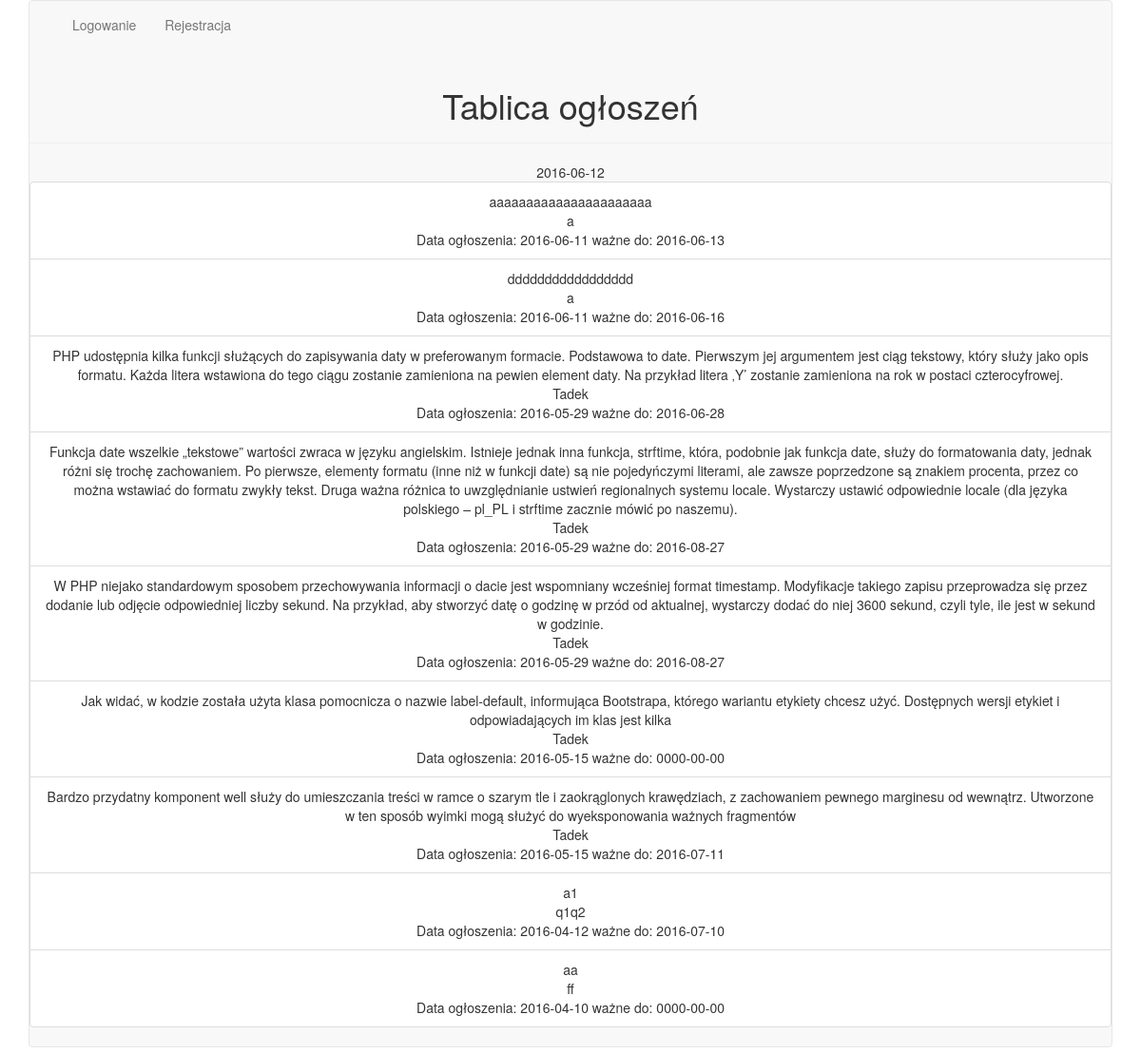
Before: / with the older database file.
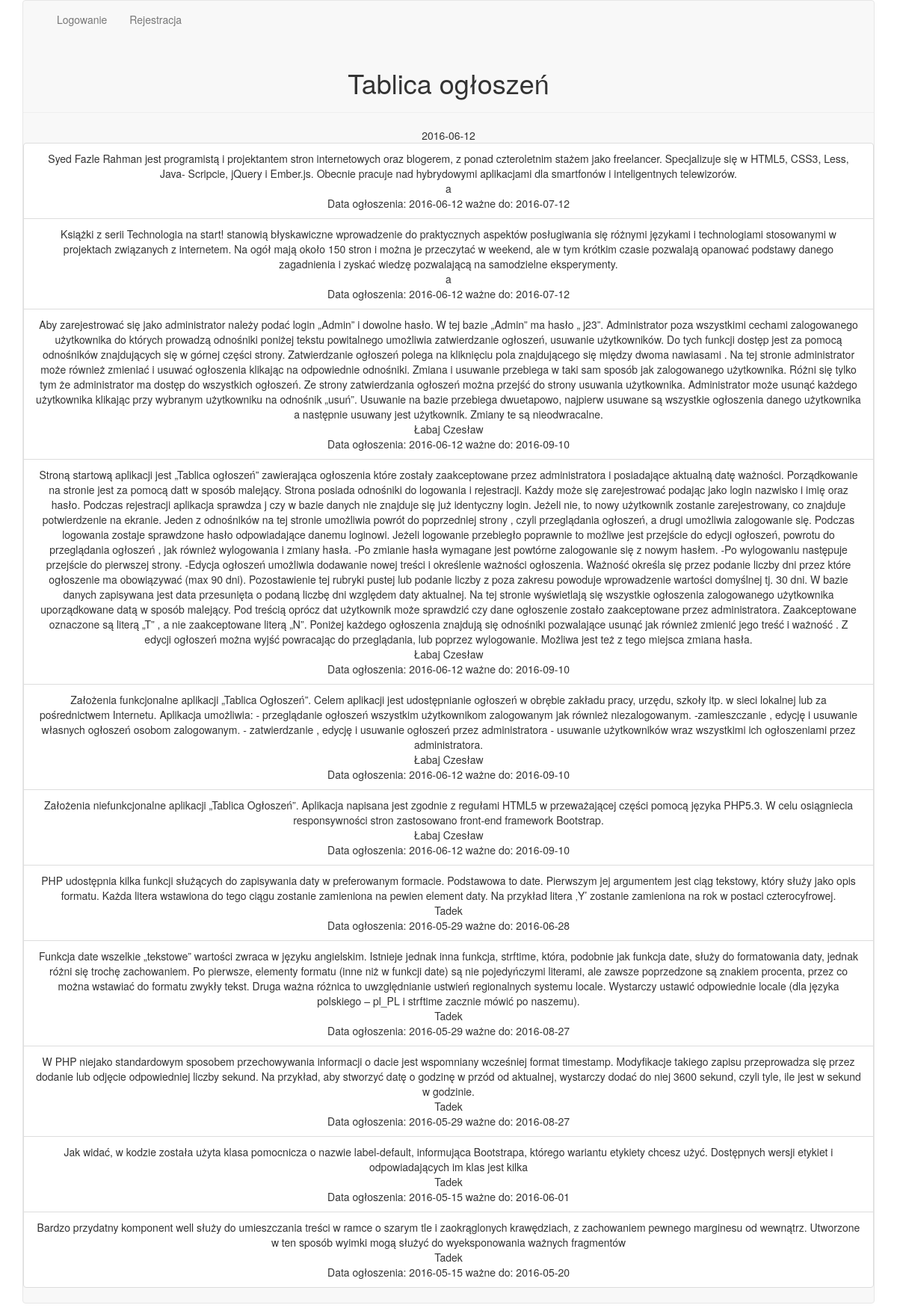
After: the same page with the newer database file.
### tables this page shows
CREATE TABLE IF NOT EXISTS `ogloszenia` (
  `id_o` int(255) unsigned NOT NULL,
  `Id_u` int(255) unsigned NOT NULL,
  `tresc` varchar(2550) NOT NULL,
  `data` date DEFAULT NULL,
  `waznosc` date DEFAULT NULL,
  `widocznosc` char(1) DEFAULT 'N'
);

CREATE TABLE IF NOT EXISTS `uzytkownik` (
  `id_u` int(255) unsigned NOT NULL,
  `login` varchar(20) NOT NULL,
  `haslo` varchar(22) NOT NULL
);

### index.php (the view, shortened to what this page needs)
<!doctype html>
<html>
<head>
<link rel="stylesheet" type="text/css" href="css/bootstrap.css">
</head>
<body>
   <div class="container">
       <div class="row">
<div class="col-md-12 text-center">
<?php
  require_once('./Przegladanie.php');
   $prz = new Przegladanie('ogloszenia','j23','ogloszenia','localhost');
  echo ($prz->link());
  ?>
<div class="page-header">
<h1>Tablica ogłoszeń</h1>
</div>
        <?php
 require_once('./Przegladanie.php');
 $dzis= date("Y-m-d");
 echo $dzis;
 $prz = new Przegladanie('ogloszenia','j23','ogloszenia','localhost');
 $l = $prz->lista();
 echo('<ul class="list-group">');
 foreach($l as $item){
 echo('<li class="list-group-item">'.$item['tresc'].'</br>'.$item['login'].'</br>'."Data ogłoszenia: ".$item['data']."  ważne do: ".$item['waznosc'].' </li>');
}
echo('</ul>'
      );
?>
 </div>
</div>
</div>
</body>
  </html>

### Przegladanie.php (shortened to what this page needs)
<?php
class Przegladanie {
	function __construct($dbuser,$dbpass,$dbname,$dbhost){
		$this->handle = mysql_connect($dbhost,$dbuser,$dbpass) or die('zle dane do bazy');
	}
	function lista(){
            $dzis= date("Y-m-d");
		$ret = array();
		$q = mysql_query("select o.id_o, o.tresc , o.data , o.waznosc , o.widocznosc , u.login from ogloszenia o,  uzytkownik u where o.id_u = u.id_u and o.widocznosc = 'T' and o.waznosc >= $dzis order by data desc;");
		while ($txt = mysql_fetch_assoc($q)){
			$ret[] = $txt;
		}
		return $ret;
	}
 function link(){
    if (isset($_SESSION["id_u"])) {
            if ($_SESSION["id_u"] <> null) {
 return '<div class="navbar navbar-default">
<div class="container-fluid">
<div class="navbar-header">
<button type="button" class="navbar-toggle" data-toggle="collapse" data-target="#mynavbar-content">
<span class="icon-bar"></span>
</button>
<div class="collapse navbar-collapse" id="mynavbar-content">
<ul class="nav navbar-nav">
<li ><a href="indexOgloszeniaWlasne.php"> Edycja ogłoszeń </a></li>
<li><a href="Wyloguj.php"> Wyloguj </a></li>
</ul>
</div>
</div>
</div> <h4> Zalogowany <span class="label label-default">'.$_SESSION["login"] . '</span></h4>';
            }
        }
        else return '<div class="navbar navbar-default">
<div class="container-fluid">
<div class="navbar-header">
<button type="button" class="navbar-toggle" data-toggle="collapse" data-target="#mynavbar-content">
<span class="icon-bar"></span>
</button>
<div class="collapse navbar-collapse" id="mynavbar-content">
<ul class="nav navbar-nav">
<li ><a href="indexLog.php"> Logowanie </a></li>
<li><a href="indexRejestr.php"> Rejestracja </a></li>
</ul>
</div>
</div>
</div>';
        }
}
?>

Changed rows visible on the page:
removed ogloszenia: tresc "aaaaaaaaaaaaaaaaaaaaaa", Id_u.login "a", data "2016-06-11", waznosc "2016-06-13"
removed ogloszenia: tresc "ddddddddddddddddd", Id_u.login "a", data "2016-06-11", waznosc "2016-06-16"
removed ogloszenia: tresc "a1", Id_u.login "q1q2", data "2016-04-12", waznosc "2016-07-10"
removed ogloszenia: tresc "aa", Id_u.login "ff", data "2016-04-10", waznosc "0000-00-00"
added ogloszenia: tresc "Syed Fazle Rahman jest programistą i projektantem stron internetowych oraz blogerem, z ponad czteroletnim stażem jako freelancer. Specjalizuje się w HTML5, CSS3, Less, Java- Scripcie, jQuery i Ember.js. Obecnie pracuje nad hybrydowymi aplikacjami dla smartfonów i inteligentnych telewizorów.", Id_u.login "a", data "2016-06-12", waznosc "2016-07-12"
added ogloszenia: tresc "Książki z serii Technologia na start! stanowią błyskawiczne wprowadzenie do praktycznych aspektów posługiwania się różnymi językami i technologiami stosowanymi w projektach związanych z internetem. Na ogół mają około 150 stron i można je przeczytać w weekend, ale w tym krótkim czasie pozwalają opanować podstawy danego zagadnienia i zyskać wiedzę pozwalającą na samodzielne eksperymenty.", Id_u.login "a", data "2016-06-12", waznosc "2016-07-12"
added ogloszenia: tresc "Aby zarejestrować się jako administrator należy podać login „Admin” i dowolne hasło. W tej bazie „Admin” ma hasło „ j23”. Administrator poza wszystkimi cechami zalogowanego użytkownika do których prowadzą odnośniki poniżej tekstu powitalnego umożliwia zatwierdzanie ogłoszeń, usuwanie użytkowników. Do tych funkcji dostęp jest za pomocą odnośników znajdujących się w górnej części strony. Zatwierdzanie ogłoszeń polega na kliknięciu pola znajdującego się między dwoma nawiasami . Na tej stronie administrator może również zmieniać i usuwać ogłoszenia klikając na odpowiednie odnośniki. Zmiana i usuwanie przebiega w taki sam sposób jak zalogowanego użytkownika. Różni się tylko tym że administrator…", Id_u.login "Łabaj Czesław", data "2016-06-12", waznosc "2016-09-10"
added ogloszenia: tresc "Stroną startową aplikacji jest „Tablica ogłoszeń” zawierająca ogłoszenia które zostały zaakceptowane przez administratora i posiadające aktualną datę ważności. Porządkowanie na stronie jest za pomocą datt w sposób malejący. Strona posiada odnośniki do logowania i rejestracji. Każdy może się zarejestrować podając jako login nazwisko i imię oraz hasło. Podczas rejestracji aplikacja sprawdza j czy w bazie danych nie znajduje się już identyczny login. Jeżeli nie, to nowy użytkownik zostanie zarejestrowany, co znajduje potwierdzenie na ekranie. Jeden z odnośników na tej stronie umożliwia powrót do poprzedniej strony , czyli przeglądania ogłoszeń, a drugi umożliwia zalogowanie się. Podczas…", Id_u.login "Łabaj Czesław", data "2016-06-12", waznosc "2016-09-10"
added ogloszenia: tresc "Założenia funkcjonalne aplikacji „Tablica Ogłoszeń”. Celem aplikacji jest udostępnianie ogłoszeń w obrębie zakładu pracy, urzędu, szkoły itp. w sieci lokalnej lub za pośrednictwem Internetu. Aplikacja umożliwia: - przeglądanie ogłoszeń wszystkim użytkownikom zalogowanym jak również niezalogowanym. -zamieszczanie , edycję i usuwanie własnych ogłoszeń osobom zalogowanym. - zatwierdzanie , edycję i usuwanie ogłoszeń przez administratora - usuwanie użytkowników wraz wszystkimi ich ogłoszeniami przez administratora.", Id_u.login "Łabaj Czesław", data "2016-06-12", waznosc "2016-09-10"
added ogloszenia: tresc "Założenia niefunkcjonalne aplikacji „Tablica Ogłoszeń”. Aplikacja napisana jest zgodnie z regułami HTML5 w przeważającej części pomocą języka PHP5.3. W celu osiągniecia responsywności stron zastosowano front-end framework Bootstrap.", Id_u.login "Łabaj Czesław", data "2016-06-12", waznosc "2016-09-10"
changed ogloszenia (number 10 of 11 on the later page): waznosc "0000-00-00" → "2016-06-01"
changed ogloszenia (number 11 of 11 on the later page): waznosc "2016-07-11" → "2016-05-20"
